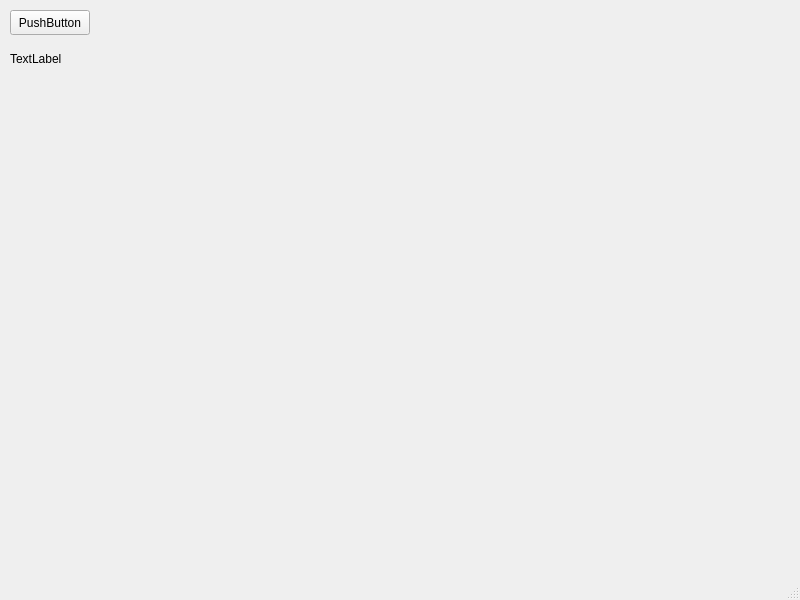
<?xml version="1.0" encoding="UTF-8"?>
<ui version="4.0">
 <class>MainWindow</class>
 <widget class="QMainWindow" name="MainWindow">
  <property name="geometry">
   <rect>
    <x>0</x>
    <y>0</y>
    <width>800</width>
    <height>600</height>
   </rect>
  </property>
  <property name="windowTitle">
   <string>MainWindow</string>
  </property>
  <widget class="QWidget" name="centralwidget">
   <widget class="QPushButton" name="pushButton">
    <property name="geometry">
     <rect>
      <x>10</x>
      <y>10</y>
      <width>80</width>
      <height>25</height>
     </rect>
    </property>
    <property name="text">
     <string>PushButton</string>
    </property>
   </widget>
   <widget class="QLabel" name="label">
    <property name="geometry">
     <rect>
      <x>10</x>
      <y>50</y>
      <width>54</width>
      <height>17</height>
     </rect>
    </property>
    <property name="text">
     <string>TextLabel</string>
    </property>
   </widget>
  </widget>
  <widget class="QMenuBar" name="menubar">
   <property name="geometry">
    <rect>
     <x>0</x>
     <y>0</y>
     <width>800</width>
     <height>22</height>
    </rect>
   </property>
  </widget>
  <widget class="QStatusBar" name="statusbar"/>
 </widget>
 <resources/>
 <connections/>
</ui>
